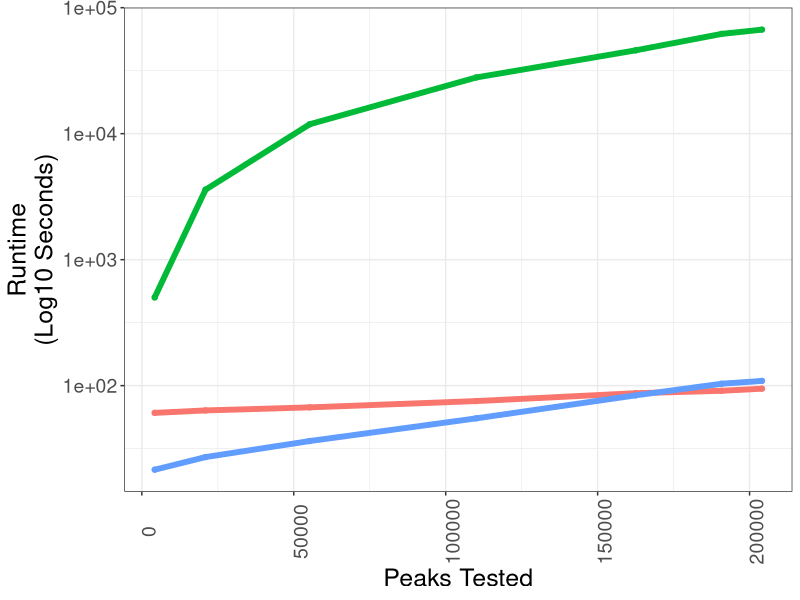

This chart was generated by the following R code:
##################################################################
##################################################################

### This script generates Panel C results for the 
### MOCHA manuscript. 

##################################################################
##################################################################

require(data.table)
require(ggplot2)

signac = fread('Seurat_RunTimeAnalysis.csv')
archr = fread('ArchR_RunTime.csv')
scmacs = fread('MOCHA_runtime.csv')

### format 
signac = signac[, c('TotalPeaks','RunTime')]
signac$Model = 'Signac'

### 
archr$RunTime = archr$RunTime * 60
archr$TotalPeaks = archr$PeakNumber
archr$Model = 'ArchR'
archr = archr[, c('TotalPeaks','RunTime','Model')]

### 
scmacs$TotalPeaks = scmacs$PeaksTested
scmacs = scmacs[, c('TotalPeaks','RunTime','Model')]

### combined data
combined_df = rbind(archr, signac, scmacs)
combined_df = combined_df[TotalPeaks > 4000]

combined_df$Model = factor(combined_df$Model,
                           levels=c('ArchR', 'Signac','scMACS'))

pdf('panelC_runtime.pdf')
p <- ggplot(combined_df,
       aes(x=TotalPeaks,
           y=RunTime,
           col=Model,
           fill=Model)) + geom_point() +geom_line(size=2)+
  scale_y_continuous(trans='log10')+ylab('Runtime\n(Log10 Seconds)')+
  xlab('Peaks Tested')+theme_bw()+
  theme(legend.position = 'none', 
        axis.title.y = element_text(size=18),
        axis.title.x = element_text(size=18),
        strip.text.x = element_text(size=18),
        axis.text.x = element_text(size=14, angle = 90),
        axis.text.y = element_text(size=14),
  )
print(p)

dev.off()

get_ratios <- function(combined_df, ModelComparison){
  
  df = dplyr::left_join(combined_df, 
                        combined_df[Model==ModelComparison], 
                                    by='TotalPeaks')
  
  df$Ratio = df$RunTime.y/df$RunTime.x
  ratios= df$Ratio[df$Model.x=='scMACS']
  return(ratios)
}

print(get_ratios(combined_df, 'Signac'))
print(get_ratios(combined_df, 'ArchR') )